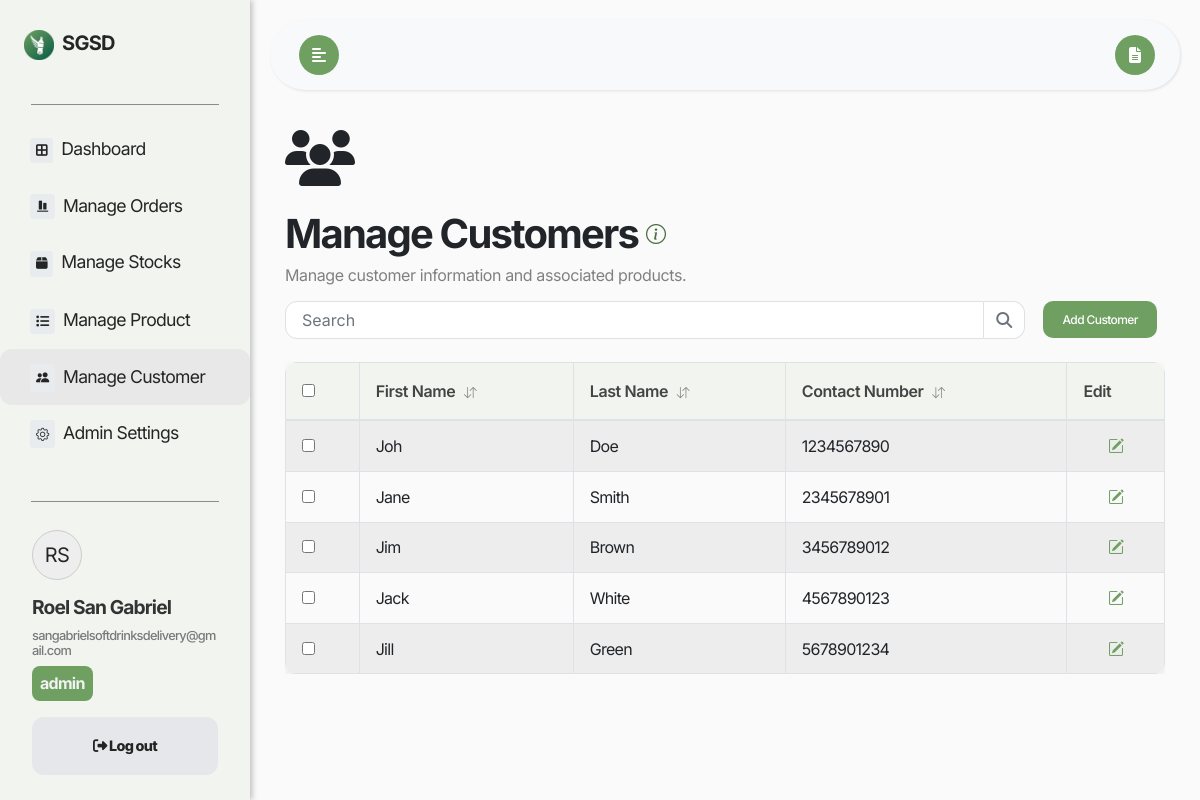
Screenshot of /ManageCustomers/index.php (signed in) with the database file from the repository.
### tables this page shows
CREATE TABLE `Users` (
  `User_ID` int(11) NOT NULL,
  `Role` varchar(50) NOT NULL,
  `First_Name` varchar(255) NOT NULL,
  `Last_Name` varchar(255) NOT NULL,
  `Email` varchar(255) NOT NULL,
  `Password_hash` varchar(255) NOT NULL,
  `reset_token_hash` varchar(64) DEFAULT NULL,
  `reset_token_expires_at` datetime DEFAULT NULL,
  `account_activation_hash` varchar(64) DEFAULT NULL
);

CREATE TABLE `Customers` (
  `Customer_ID` int(11) NOT NULL,
  `Product_ID` int(11) DEFAULT NULL,
  `First_Name` varchar(255) DEFAULT NULL,
  `Last_Name` varchar(255) DEFAULT NULL,
  `Contact_Number` varchar(12) DEFAULT NULL
);

### check_session.php (called while the page is built, shortened)
<?php
require_once('../dbconnect.php');
$user_email = $_SESSION['email'];
$sql = "SELECT User_ID, First_Name, Email, Role FROM Users WHERE Email = ?";
$stmt = $conn->prepare($sql);
$stmt->bind_param("s", $user_email);
$stmt->execute();
$result = $stmt->get_result();
$row = $result->fetch_assoc();
$user_role = $row['Role'];
?>

### ManageCustomers/index.php (the view, shortened to what this page needs)
<?php
include('../check_session.php');
include '../dbconnect.php';
$user_email = $_SESSION['email'];
$query = "SELECT First_Name, Last_Name FROM Users WHERE Email = ?";
$stmt = $conn->prepare($query);
$stmt->bind_param("s", $user_email);
$stmt->execute();
$stmt->bind_result($user_first_name, $user_last_name);
$query = "SELECT * FROM Customers";
$result = $conn->query($query);
?>
<!DOCTYPE html>
<html lang="en">
<head>
    <link rel="stylesheet" href="https://cdn.jsdelivr.net/npm/bootstrap@4.6.0/dist/css/bootstrap.min.css">
    <link rel="stylesheet" href="https://cdnjs.cloudflare.com/ajax/libs/font-awesome/5.15.3/css/all.min.css">
    <link href='https://unpkg.com/boxicons@2.1.4/css/boxicons.min.css' rel='stylesheet'>
    <link rel="stylesheet" href="https://cdn.jsdelivr.net/npm/bootstrap-icons@1.11.3/font/bootstrap-icons.min.css">
    <link rel="stylesheet" href="https://cdnjs.cloudflare.com/ajax/libs/font-awesome/6.2.0/css/all.min.css">
    <link rel="stylesheet" href="https://cdn.jsdelivr.net/npm/bootstrap-icons@1.3.0/font/bootstrap-icons.css">
    <link rel="stylesheet" href="../style/styles.css">
</head>
<body>
<div class="wrapper">
    <nav id="sidebar">
        <div class="sidebar-header mt-4 mb-4">
            <div class="d-flex justify-content-between align-items-center">
                <a class="navbar-brand m-0 p-1" href="#">
                <img src="../logo.png" alt="SGSD Logo" width="30" height="30" class="mr-1"> SGSD
                </a>
            </div>
        </div>
        <hr class="line">
        <ul class="list-unstyled components p-0">
            <li>
                <a href="../Dashboard" class="sidebar-items-a">
                    <i class="fa-solid fa-border-all" style="font-size:13.28px; background-color: #e8ecef; padding: 6px; border-radius: 3px;"></i>
                    <span>&nbsp;Dashboard</span>
                </a>
            </li>
            <?php if ($user_role !== 'driver') :
            ?>
                <li>
                    <a href="../ManageOrders">
                        <i class="bx bxs-objects-vertical-bottom" style="font-size:13.28px; background-color: #e8ecef; padding: 6px; border-radius: 3px;"></i>
                        <span>&nbsp;Manage Orders</span>
                    </a>
                </li>
            <?php endif; ?>
            <?php if ($user_role === 'admin' || $user_role === 'staff') :
            ?>
                <li>
                    <a href="../ManageStocks">
                        <i class="fa-solid fa-box" style="font-size:13.28px; background-color: #e8ecef; padding: 6px; border-radius: 3px;"></i>
                        <span>&nbsp;Manage Stocks</span>
                    </a>
                </li>
                <li>
                    <a href="../ManageProducts">
                        <i class="fa-solid fa-list" style="font-size:13.28px; background-color: #e8ecef; padding: 6px; border-radius: 3px;"></i>
                        <span>&nbsp;Manage Product</span>
                    </a>
                </li>
            <?php endif; ?>
            <?php if ($user_role === 'admin') :
            ?>
                <li class="active">
                    <a href="../ManageCustomers">
                        <i class="bi bi-people-fill" style="font-size:13.28px; background-color: #e8ecef; padding: 6px; border-radius: 3px;"></i>
                        <span>&nbsp;Manage Customer</span>
                    </a>
                </li>
                <li>
                    <a href="../AdminSettings">
                        <i class="bi bi-gear" style="font-size:13.28px; background-color: #e8ecef; padding: 6px; border-radius: 3px;"></i>
                        <span>&nbsp;Admin Settings</span>
                    </a>
                </li>
            <?php endif; ?>
        </ul>
        <div class="sidebar-spacer"></div>
        <hr class="line">
        <ul class="list-unstyled CTAs pt-0 mb-0 sidebar-bottom">
            <li class="sidebar-username pb-2">
                <div class="align-items-center">
                    <div class="profile-initials rounded-circle d-flex align-items-center justify-content-center mb-3" style="width: 50px; height: 50px; border: 1px solid #ccc; background-color: #eee; font-size: 20px;">
                        <?php
                            echo strtoupper(substr($user_first_name, 0, 1) . substr($user_last_name, 0, 1));
                        ?>
                    </div>
                    <div>
                        <h1 class="mb-2"><?php echo htmlspecialchars($user_first_name . ' ' . $user_last_name); ?></h1>
                        <h2><?php echo htmlspecialchars($user_email); ?></h2>
                        <h5 style="font-size: 1em; background-color: #6fa062; color: #F2f2f2; font-weight: 700; padding: 8px; border-radius: 8px; width: fit-content;"><?php echo htmlspecialchars($user_role); ?></h5>
                    </div>
                </div>
            </li>
            <li>
<a href="" class="logout" onclick="document.getElementById('logoutForm').submit();">
    <i class="fa-solid fa-sign-out-alt"></i>
    <span>Log out</span>
</a>
            </li>
        </ul>
    </nav>
    <div id="content">
        <nav class="navbar navbar-expand-lg navbar-light bg-light" id="mainNavbar">
            <div class="container-fluid">
                <button type="button" id="sidebarCollapse" class="btn btn-info ml-1" data-toggle="tooltip" data-placement="bottom" title="Toggle Sidebar">
                    <i class="fas fa-align-left"></i>
                </button>
                <button class="btn btn-dark d-inline-block ml-auto" type="button" id="manualButton" data-toggle="tooltip" data-placement="bottom" title="View Manual">
                    <i class="fas fa-file-alt"></i>
                </button>
            </div>
        </nav>
        <div class="container mt-4">
            <div class="pb-4">
                <i class="fa-solid fa-users" style="font-size:56px;"></i>
            </div>
            <div class="d-flex align-items-center">
                <h3 style="font-size: 40px; letter-spacing: -0.045em;">
                    <b>Manage Customers</b>
                </h3>
                <i class="bi bi-info-circle pl-2 pb-2" style="font-size: 20px; color:rgb(74, 109, 65); font-weight: bold;" data-toggle="tooltip" data-placement="top" title="Add and edit customer details, including their associated products and contact information."></i>
            </div>
            <h4 class="mb-2" style="color: gray; font-size: 16px;">Manage customer information and associated products.</h4>
            <div class="d-flex align-items-center justify-content-between mb-3">
                <div class="input-group m-0" style="width: 100%;">
                    <div class="search-container">
                        <input type="search" class="form-control search-input-main" placeholder="Search" aria-label="Search" id="searchInput" onkeyup="searchTables()">
                        <button class="btn btn-outline-secondary search-btn-main" type="button" id="search">
                            <i class="fa fa-search"></i>
                        </button>
                    </div>
                </div>
                <?php if ($user_role === 'admin') : ?>
                    <button class="btn custom-btn m-2" data-bs-toggle="modal" data-bs-target="#addCustomerModal" style="width: auto;">Add Customer</button>
                <?php endif; ?>
            </div>
            <div style="max-height: 500px; overflow-y: auto;">
            <div class="table-responsive d-none d-md-block">
                <table class="table table-striped table-bordered" id="customersTable">
                    <thead>
                        <tr>
                            <th onclick="sortTable(0)">First Name <i class="bi bi-arrow-down-up"></i></th>
                            <th onclick="sortTable(1)">Last Name <i class="bi bi-arrow-down-up"></i></th>
                            <th onclick="sortTable(2)">Contact Number <i class="bi bi-arrow-down-up"></i></th>
                            <th>Edit</th>
                        </tr>
                    </thead>
                    <tbody>
                        <?php if (mysqli_num_rows($result) > 0): ?>
                            <?php while ($row = mysqli_fetch_assoc($result)): ?>
                                <tr data-customer-id="<?php echo htmlspecialchars($row['Customer_ID']); ?>">
                                    <td><?php echo htmlspecialchars($row['First_Name']); ?></td>
                                    <td><?php echo htmlspecialchars($row['Last_Name']); ?></td>
                                    <td><?php echo htmlspecialchars($row['Contact_Number']); ?></td>
                                    <td class="text-center">
                                        <a href="#" data-bs-toggle="modal" data-bs-target="#editCustomerModal"
                                           data-customer-id="<?php echo htmlspecialchars($row['Customer_ID']); ?>"
                                           data-first-name="<?php echo htmlspecialchars($row['First_Name']); ?>"
                                           data-last-name="<?php echo htmlspecialchars($row['Last_Name']); ?>"
                                           data-contact-number="<?php echo htmlspecialchars($row['Contact_Number']); ?>">
                                            <i class="bi bi-pencil-square"></i>
                                        </a>
                                    </td>
                                </tr>
                            <?php endwhile; ?>
                        <?php else: ?>
                            <tr>
                                <td colspan="6" class="text-center">No customers found.</td>
                            </tr>
                        <?php endif; ?>
                    </tbody>
                </table>
            </div>
            </div>
        </div>
    </div>

### style/styles.css (style rules this page uses)
a.logout { display: flex; justify-content: center; align-items: center; text-align: center; width: 186px; font-weight: 800; border-radius: 12px !important; padding: 18px !important; background: #e5e7eb; color: #242424; margin: 0 auto; }
#sidebar { display: flex; flex-direction: column; min-height: 100vh; overflow-y: auto; overflow-x: hidden; }
.sidebar-spacer { flex-grow: 1; }
.sidebar-bottom { margin-top: auto; }
#searchInput { border-top-left-radius: 12px; border-bottom-left-radius: 12px; }
#search { border-top-right-radius: 12px; border-bottom-right-radius: 12px; }
.input-group .form-control { border-radius: 10px 0 0 10px; border: 1px solid #dee2e6; padding: 0.6rem 1rem; transition: all 0.3s; }
.input-group .btn-outline-secondary { border-radius: 0 10px 10px 0; border: 1px solid #dee2e6; border-left: none; background-color: #fff; color: #6c757d; transition: all 0.3s; }
.search-container { display: flex; flex: 1; margin-right: 10px; }
.search-input-main { border-top-right-radius: 0; border-bottom-right-radius: 0; }
.search-btn-main { border-top-left-radius: 0; border-bottom-left-radius: 0; }
.form-control { border-radius: 10px; padding: 0.75rem 1rem; border: 1px solid #ced4da; transition: all 0.3s ease; }

### rows the page displays
users: First_Name+Last_Name "RS", First_Name+Last_Name "Roel San Gabriel", Role "admin"
customers: First_Name "Joh", Last_Name "Doe", Contact_Number "1234567890"
customers: First_Name "Jane", Last_Name "Smith", Contact_Number "2345678901"
customers: First_Name "Jim", Last_Name "Brown", Contact_Number "3456789012"
customers: First_Name "Jack", Last_Name "White", Contact_Number "4567890123"
customers: First_Name "Jill", Last_Name "Green", Contact_Number "5678901234"

### other values shown
$user_email "sangabrielsoftdrinksdelivery@gmail.com"
